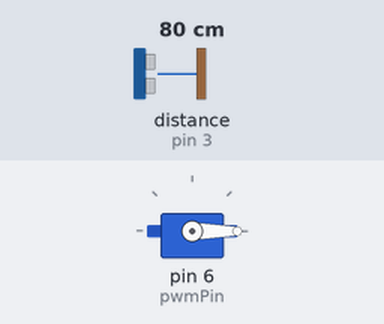
The sketch below on a simulated Arduino Uno, built with avr-gcc and run on an emulated ATmega328P. Shown: servo. Wiring (inferred from the names in the program): ultrasonic range finder: trigger pin 4; echo pin 3. The inputs (shaded band) are chosen by the test bench; at power-on: distance to the obstacle (sensor on pin 3) 80 cm. The echo pulse lasts 58.3 µs per cm.

Above: at 1.2 s.
1.3 s: distance to the obstacle (sensor on pin 3) set to 12 cm
2.8 s: distance to the obstacle (sensor on pin 3) set to 9 cm
At 4.0 s:
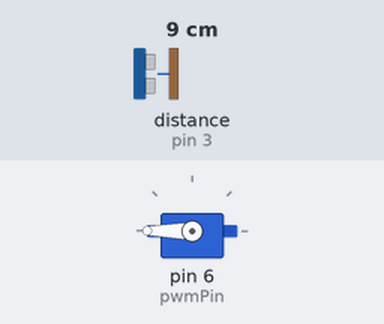
4.3 s: distance to the obstacle (sensor on pin 3) set to 18 cm
At 5.3 s:
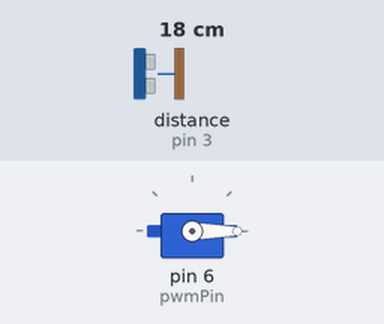
5.8 s: distance to the obstacle (sensor on pin 3) set to 2 cm
At 6.4 s:
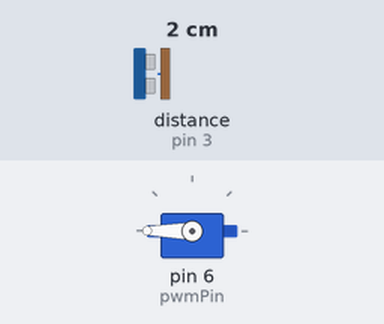
Timing chart, 0 to 8.3 s (numbered marks = the images above; inputs shaded):
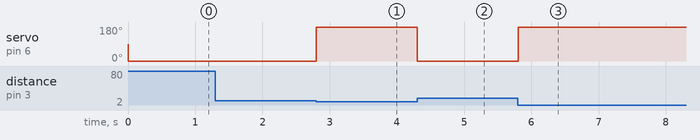

The sketch:

autotrashcan.ino
```cpp
/*
Designed by CanIT
https://canduino.kr
*/
#include <Servo.h>   // 서보모터 라이브러리 삽입 (IDE 내장 라이브러리)

Servo myservo;  // myservo 객체 생성

int trigPin = 4;   // 초음파센서 Trig 연결핀
int echoPin = 3;   // 초음파센서 Echo 연결핀

int pwmPin = 6;   // 서보모터 pwm 연결핀 (보통 주황색 선이지만 제조사마다 다를 수 있음)

int standard = 10;    // 초음파센서 기준 반응 거리

void setup() {
  // 핀모드를 설정합니다.
  pinMode(trigPin, OUTPUT);
  pinMode(echoPin, INPUT);

  myservo.attach(pwmPin);  // 서보모터 핀 세팅
}

void loop() {
  // 초음파센서로 거리를 측정합니다.
  digitalWrite(trigPin, LOW);
  digitalWrite(echoPin, LOW);
  delayMicroseconds(2);
  digitalWrite(trigPin, HIGH);
  delayMicroseconds(10);
  digitalWrite(trigPin, LOW);

  int distance = pulseIn(echoPin, HIGH) / 58;   // cm로 변환하기 위해 58로 나눔

  // 측정된 거리가 기준 거리보다 작으면 서보모터 작동
  // 아닐시 서보모터 원위치
  if (distance < standard) {
    myservo.write(180);
  } else {
    myservo.write(0);
  }
}
```

Measured:
- the behaviour switches between 11 and 10 cm on distance to the obstacle (sensor on pin 3) (found by bisection; images 0 and 1)
- after the input at 1.3 s, every drawn part: stays the same
- after the input at 2.8 s, servo on pin 6 (pwmPin): 0° → 180° at once
- after the input at 4.3 s, servo on pin 6 (pwmPin): 180° → 0° at once
- after the input at 5.8 s, servo on pin 6 (pwmPin): 0° → 180° at once
